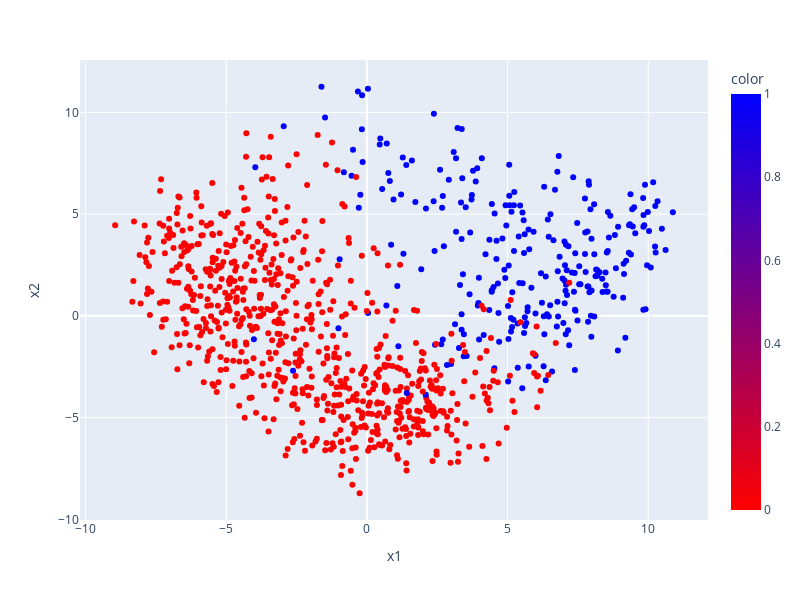

Write notebook code for a chart like this one.
### Code cell
import plotly.express as px
fig = px.scatter( emb_2d, x='x1', y='x2', color='color', width=800, height=600, \
                  color_continuous_scale="Bluered_r", hover_name="label" )
fig.show()

### Figure 1 — Plotly figure (JSON) as saved in the notebook; plotly's stock layout.template omitted (floating-point values rounded to 4 significant figures; data arrays with more than 128 entries replaced by an {"elided": "..."} marker saying what was removed)
{"data": [{"hovertemplate": "<b>%{hovertext}</b><br><br>x1=%{x}<br>x2=%{y}<br>color=%{marker.color}<extra></extra>", "hovertext": {"elided": "1000 str values"}, "legendgroup": "", "marker": {"color": {"elided": "1000 int values"}, "coloraxis": "coloraxis", "symbol": "circle"}, "mode": "markers", "name": "", "orientation": "v", "showlegend": false, "type": "scatter", "x": {"elided": "1000 float values"}, "xaxis": "x", "y": {"elided": "1000 float values"}, "yaxis": "y"}], "layout": {"coloraxis": {"colorbar": {"title": {"text": "color"}}, "colorscale": [[0, "rgb(255,0,0)"], [1, "rgb(0,0,255)"]]}, "height": 600, "legend": {"tracegroupgap": 0}, "margin": {"t": 60}, "width": 800, "xaxis": {"anchor": "y", "domain": [0, 1], "title": {"text": "x1"}}, "yaxis": {"anchor": "x", "domain": [0, 1], "title": {"text": "x2"}}}}
